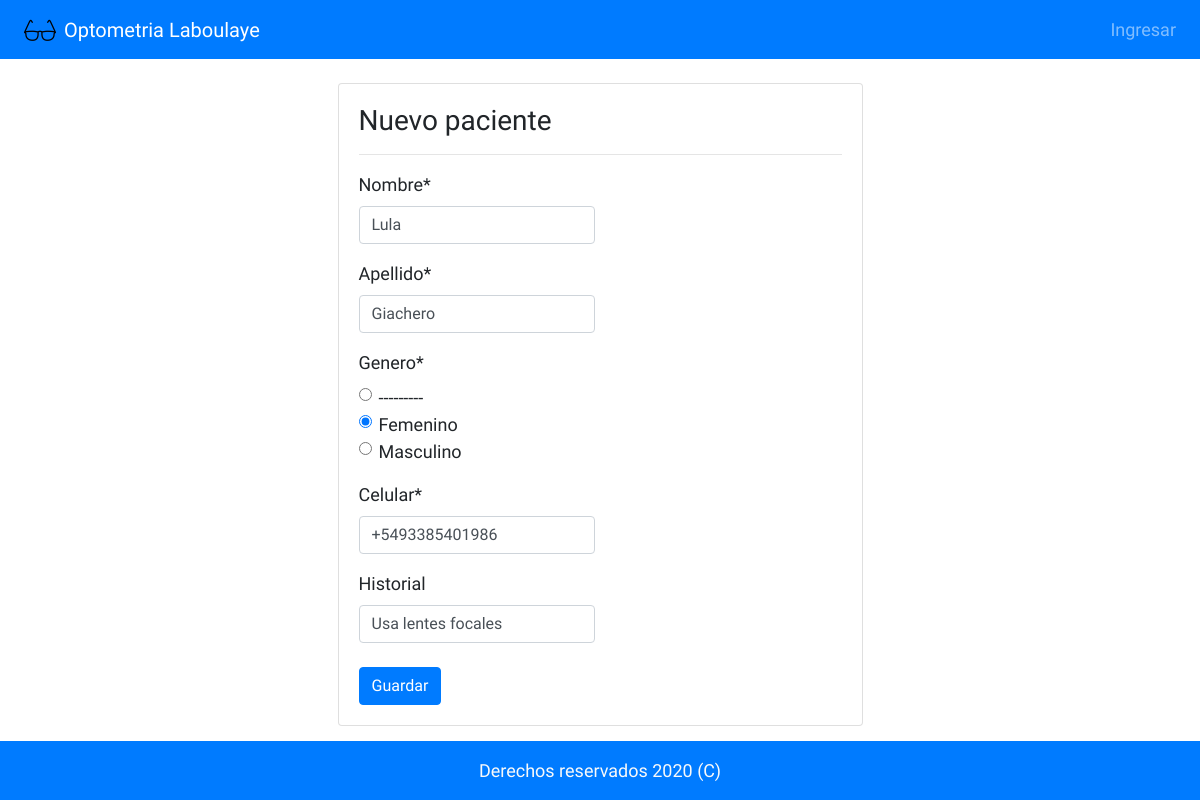
The page /optometrialbye/paciente/editar/3 on the database as committed earlier.
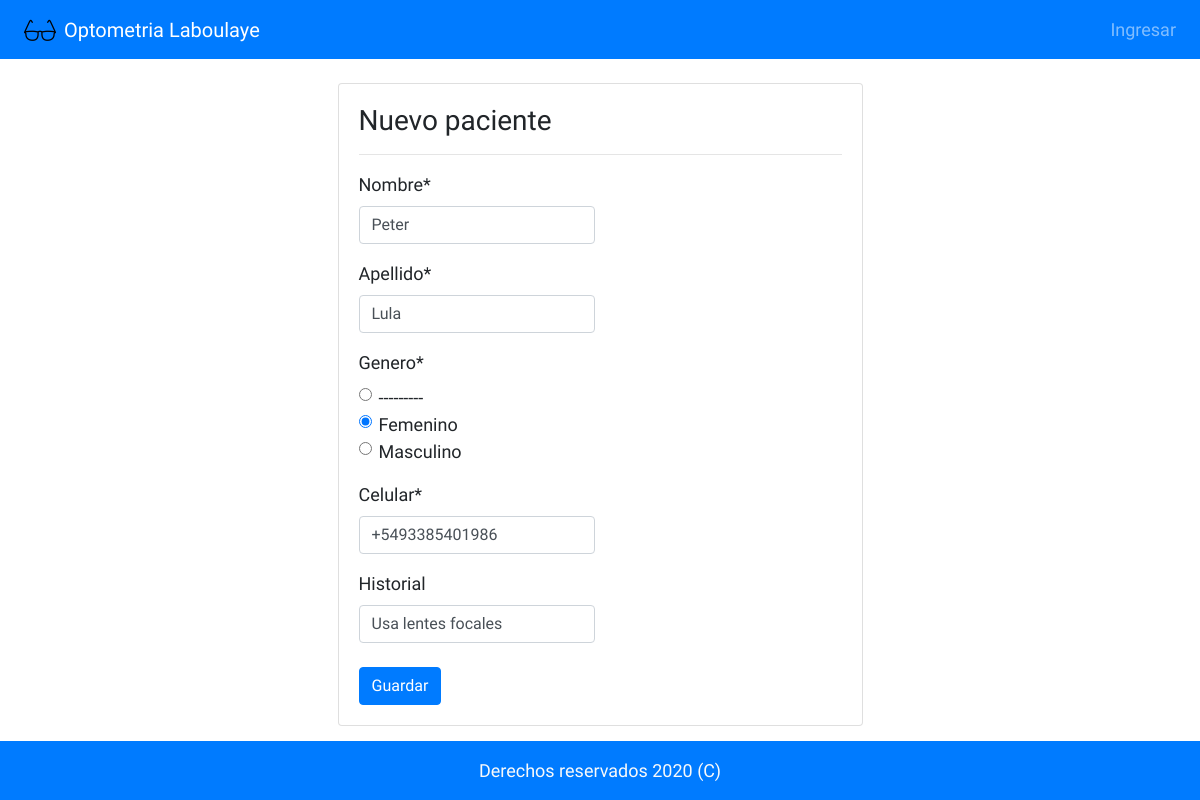
The same page on the database as committed later.
### optometrialbye/models.py (models this page shows, shortened)
class Pacientes(models.Model):
    nombre = models.CharField(max_length= 100)
    apellido = models.CharField(max_length= 100)
    genero = models.CharField(max_length= 2, choices= genero_opciones)
    celular_regex = RegexValidator(regex=r'^\+?549?\d{10}$', message = "Número debe ser ingresado en formato '+549XXXXXXXXXX'.")
    celular = models.CharField("Celular", validators=[celular_regex], max_length = 14, unique = True)
    historial = models.CharField( 'Historial', max_length=200, blank= True)
    class Meta:
        ordering = ['apellido']

### optometrialbye/views.py (the view)
# urls.py: path('paciente/editar/<int:pk>', views.PacienteUpdate.as_view(), name = 'editar_paciente'),
class PacienteUpdate(UpdateView):
    model = Pacientes
    template_name = 'optolbye/nuevo_paciente.html'
    form_class = PacienteForm
    success_url = reverse_lazy('index')

### optometrialbye/forms.py
class PacienteForm(forms.ModelForm):
    class Meta:
        model = Pacientes
        fields = '__all__'
        widgets = {
            'genero' : forms.RadioSelect(),
            'historial' : forms.TextInput(attrs={'required': False})
        }

### optometrialbye/templates/optolbye/nuevo_paciente.html (shortened to what this page needs)
{% extends 'optolbye/base.html' %}
{% load static %}
{% block body %}
{% load crispy_forms_tags %}
<main class="py-4">
    <div class="container row m-auto">
        <div class="col-md-6 m-auto">
            <div class="card">
                <div class="card-body">
                    <h3>Nuevo paciente</h3>
                    <hr>
                    <form method="POST">
                        <div class="form-row">
                            <div class="form-group col-md-6 mb-0">
                              {{ form.nombre | as_crispy_field }}
                            </div>
                        </div>
                        <div class="form-row">
                            <div class="form-group col-md-6 mb-0">
                              {{ form.apellido | as_crispy_field }}
                            </div>
                        </div>
                        <div class="form-row">
                            <div class="form-group col-md-6 mb-0">
                              {{ form.genero | as_crispy_field }}
                            </div>
                        </div>
                        <div class="form-row">
                            <div class="form-group col-md-6 mb-0">
                              {{ form.celular | as_crispy_field }}
                            </div>
                        </div>
                        <div class="form-row">
                            <div class="form-group col-md-6 mb-0">
                              {{ form.historial | as_crispy_field }}
                            </div>
                        </div>
                        <input type="submit" value="Guardar" class="btn btn-primary mt-2 ">
                    </form>
                </div>
            </div>
        </div>
    </div>
</main>
{% endblock  %}
{% block footer %}
<footer class="py-3 bg-primary fixed-bottom">
    <div class="container">
      <p class="m-0 text-light text-center">Derechos reservados 2020 (C)</p>
    </div>
</footer>
{% endblock %}

Rows that differ between the two databases and show on the page:
changed Pacientes "Lula": nombre "Lula" → "Peter"; apellido "Giachero" → "Lula"
